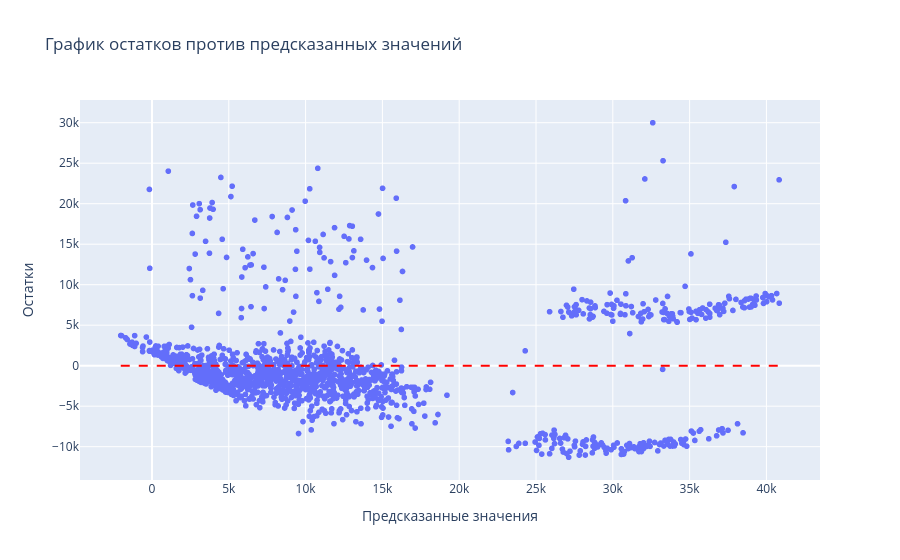

The notebook cell this image was saved under:
### Markdown cell above
## 2.Провести тесты на гетероскедастичность, мультиколлинеарность (как визуальные, так и численные), дать комментарии по произведенным тестам.

### Code cell
import plotly.express as px
import plotly.graph_objects as go
from statsmodels.stats.diagnostic import het_breuschpagan

fitted_vals = model_full.fittedvalues
residuals = model_full.resid

fig_scatter = px.scatter(
    x=fitted_vals, 
    y=residuals,
    labels={'x': 'Предсказанные значения', 'y': 'Остатки'},
    title='График остатков против предсказанных значений'
)

fig_scatter.add_shape(
    type='line',
    x0=min(fitted_vals),
    x1=max(fitted_vals),
    y0=0,
    y1=0,
    line=dict(color='red', dash='dash')
)

fig_scatter.show()

bp_test = het_breuschpagan(residuals, model_full.model.exog)
bp_labels = ['LM-статистика', 'LM p-value', 'F-статистика', 'F p-value']

print("Результаты теста Бреуша-Пагана:")
for label, value in zip(bp_labels, bp_test):
    print(f"{label}: {round(value, 2)}")

### Figure 1 — Plotly figure (JSON) as saved in the notebook; plotly's stock layout.template omitted (floating-point values rounded to 4 significant figures; data arrays with more than 128 entries replaced by an {"elided": "..."} marker saying what was removed)
{"data": [{"hovertemplate": "Предсказанные значения=%{x}<br>Остатки=%{y}<extra></extra>", "legendgroup": "", "marker": {"color": "#636efa", "symbol": "circle"}, "mode": "markers", "name": "", "showlegend": false, "type": "scattergl", "x": {"elided": "1338 float values"}, "xaxis": "x", "y": {"elided": "1338 float values"}, "yaxis": "y"}], "layout": {"legend": {"tracegroupgap": 0}, "shapes": [{"line": {"color": "red", "dash": "dash"}, "type": "line", "x0": -2033.0, "x1": 40830.0, "y0": 0, "y1": 0}], "title": {"text": "График остатков против предсказанных значений"}, "xaxis": {"anchor": "y", "domain": [0, 1], "title": {"text": "Предсказанные значения"}}, "yaxis": {"anchor": "x", "domain": [0, 1], "title": {"text": "Остатки"}}}}
